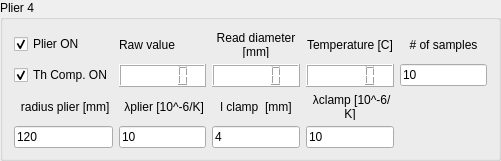
   <widget class="QGroupBox" name="groupBox_8">
    <property name="geometry">
     <rect>
      <x>520</x>
      <y>190</y>
      <width>501</width>
      <height>161</height>
     </rect>
    </property>
    <property name="title">
     <string>Plier 4</string>
    </property>
    <layout class="QGridLayout" name="gridLayout_8">
     <item row="0" column="4">
      <widget class="QLabel" name="label_37">
       <property name="text">
        <string>Temperature [C]</string>
       </property>
       <property name="alignment">
        <set>Qt::AlignmentFlag::AlignCenter</set>
       </property>
       <property name="wordWrap">
        <bool>true</bool>
       </property>
      </widget>
     </item>
     <item row="2" column="4">
      <widget class="QLabel" name="label_38">
       <property name="text">
        <string> λclamp [10^-6/K]</string>
       </property>
       <property name="alignment">
        <set>Qt::AlignmentFlag::AlignCenter</set>
       </property>
       <property name="wordWrap">
        <bool>true</bool>
       </property>
      </widget>
     </item>
     <item row="0" column="1">
      <widget class="QLabel" name="label_39">
       <property name="text">
        <string>Raw value</string>
       </property>
      </widget>
     </item>
     <item row="3" column="1">
      <widget class="QLineEdit" name="lineEditLambdaPinza_4">
       <property name="text">
        <string>10</string>
       </property>
      </widget>
     </item>
     <item row="1" column="4">
      <widget class="QLCDNumber" name="lcdPinzaTemp_4">
       <property name="styleSheet">
        <string notr="true">background-color: rgb(255, 255, 255);
color: rgb(0, 0, 0);</string>
       </property>
      </widget>
     </item>
     <item row="3" column="4">
      <widget class="QLineEdit" name="lineEditLambdaGancio_4">
       <property name="text">
        <string>10</string>
       </property>
      </widget>
     </item>
     <item row="0" column="0">
      <widget class="QCheckBox" name="checkONPinza_4">
       <property name="text">
        <string>Plier ON</string>
       </property>
       <property name="checked">
        <bool>true</bool>
       </property>
      </widget>
     </item>
     <item row="1" column="3">
      <widget class="QLCDNumber" name="lcdPinzamm_4">
       <property name="styleSheet">
        <string notr="true">background-color: rgb(255, 255, 255);
color: rgb(0, 0, 0);</string>
       </property>
      </widget>
     </item>
     <item row="3" column="3">
      <widget class="QLineEdit" name="lineEditRaggioGancio_4">
       <property name="autoFillBackground">
        <bool>false</bool>
       </property>
       <property name="text">
        <string>4</string>
       </property>
      </widget>
     </item>
     <item row="2" column="0">
      <widget class="QLabel" name="label_40">
       <property name="text">
        <string> radius plier [mm]</string>
       </property>
       <property name="alignment">
        <set>Qt::AlignmentFlag::AlignCenter</set>
       </property>
       <property name="wordWrap">
        <bool>true</bool>
       </property>
      </widget>
     </item>
     <item row="1" column="0">
      <widget class="QCheckBox" name="checkThermalPinza_4">
       <property name="text">
        <string>Th Comp. ON</string>
       </property>
       <property name="checked">
        <bool>true</bool>
       </property>
      </widget>
     </item>
     <item row="3" column="0">
      <widget class="QLineEdit" name="lineEditRaggioPinza_4">
       <property name="autoFillBackground">
        <bool>false</bool>
       </property>
       <property name="text">
        <string>120</string>
       </property>
      </widget>
     </item>
     <item row="1" column="1">
      <widget class="QLCDNumber" name="lcdPinzaRaw_4">
       <property name="styleSheet">
        <string notr="true">background-color: rgb(255, 255, 255);
color: rgb(0, 0, 0);</string>
       </property>
      </widget>
     </item>
     <item row="2" column="3">
      <widget class="QLabel" name="label_41">
       <property name="text">
        <string>l clamp  [mm]</string>
       </property>
       <property name="alignment">
        <set>Qt::AlignmentFlag::AlignCenter</set>
       </property>
       <property name="wordWrap">
        <bool>true</bool>
       </property>
      </widget>
     </item>
     <item row="0" column="3">
      <widget class="QLabel" name="label_42">
       <property name="text">
        <string>Read diameter [mm]</string>
       </property>
       <property name="textFormat">
        <enum>Qt::TextFormat::PlainText</enum>
       </property>
       <property name="scaledContents">
        <bool>true</bool>
       </property>
       <property name="alignment">
        <set>Qt::AlignmentFlag::AlignCenter</set>
       </property>
       <property name="wordWrap">
        <bool>true</bool>
       </property>
      </widget>
     </item>
     <item row="2" column="1">
      <widget class="QLabel" name="label_43">
       <property name="text">
        <string> λplier [10^-6/K]</string>
       </property>
       <property name="alignment">
        <set>Qt::AlignmentFlag::AlignCenter</set>
       </property>
       <property name="wordWrap">
        <bool>true</bool>
       </property>
      </widget>
     </item>
     <item row="1" column="5">
      <widget class="QLineEdit" name="lineEditSamplesPerMean_4">
       <property name="text">
        <string>10</string>
       </property>
      </widget>
     </item>
     <item row="0" column="5">
      <widget class="QLabel" name="label_44">
       <property name="text">
        <string># of samples</string>
       </property>
       <property name="alignment">
        <set>Qt::AlignmentFlag::AlignCenter</set>
       </property>
       <property name="wordWrap">
        <bool>true</bool>
       </property>
      </widget>
     </item>
    </layout>
   </widget>
